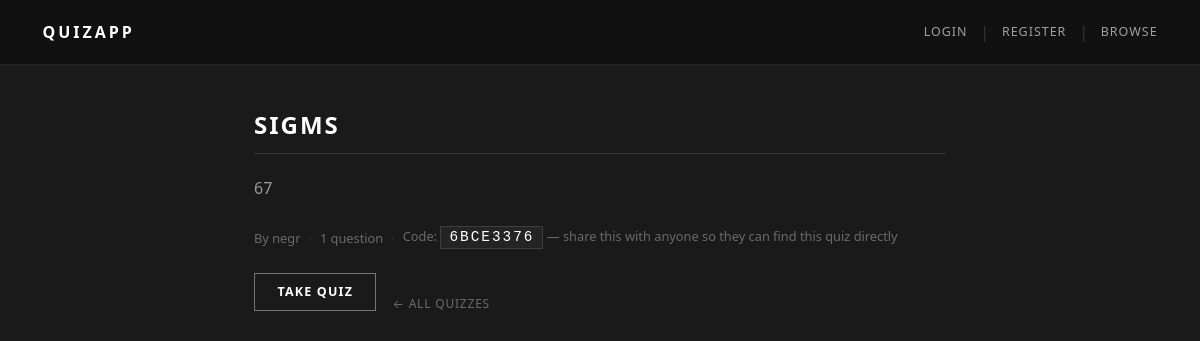
Page /quizzes/2/ on the earlier database version.
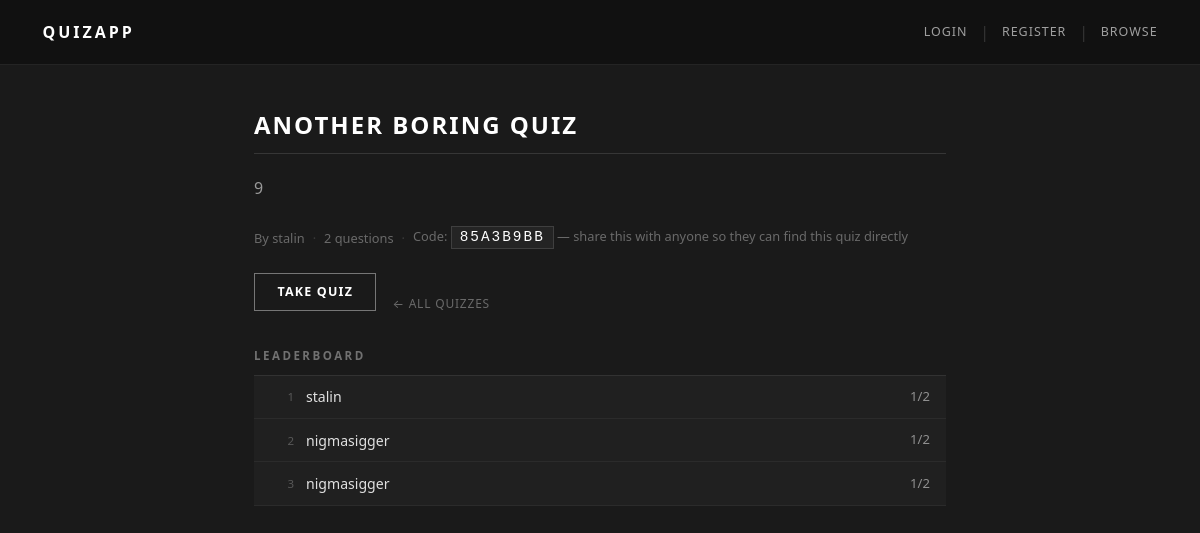
Same page on the later database version.
### quiz/models.py (models this page shows, shortened)
class Quiz(models.Model):
    title = models.CharField(max_length=200)
    description = models.TextField(blank=True)
    created_by = models.ForeignKey(User, on_delete=models.CASCADE, related_name='quizzes')
    created_at = models.DateTimeField(auto_now_add=True)
    invite_code = models.CharField(max_length=8, unique=True, null=True, blank=True)

class Participation(models.Model):
    user = models.ForeignKey(User, on_delete=models.CASCADE, related_name='participations')
    quiz = models.ForeignKey(Quiz, on_delete=models.CASCADE, related_name='participations')
    score = models.IntegerField(default=0)
    total = models.IntegerField(default=0)
    completed_at = models.DateTimeField(auto_now_add=True)

### quiz/views.py (the view)
# urls.py: path('quizzes/<int:quiz_id>/', views.quiz_detail, name='quiz_detail'),
def quiz_detail(request, quiz_id):
    quiz = get_object_or_404(Quiz, id=quiz_id)
    questions = quiz.questions.all()
    top_scores = (
        Participation.objects.filter(quiz=quiz)
        .select_related('user')
        .order_by('-score', 'completed_at')[:10]
    )
    can_edit = request.user.is_authenticated and (
        request.user == quiz.created_by or request.user.is_staff
    )
    return render(request, 'quiz/quiz_detail.html', {
        'quiz': quiz,
        'questions': questions,
        'top_scores': top_scores,
        'can_edit': can_edit,
    })

### quiz/templates/quiz/quiz_detail.html (shortened to what this page needs)
{% extends 'quiz/base.html' %}
{% block content %}
<h1>{{ quiz.title }}</h1>
<p class="quiz-description">{{ quiz.description }}</p>
<div class="quiz-meta">
    <span>By {{ quiz.created_by.username }}</span>
    <span class="sep">·</span>
    <span>{{ questions.count }} question{{ questions.count|pluralize }}</span>
    <span class="sep">·</span>
    <span>Code: <code class="invite-code">{{ quiz.invite_code }}</code> <span class="invite-hint">— share this with anyone so they can find this quiz directly</span></span>
</div>
<div class="action-row mt-1">
    <a href="{% url 'take_quiz' quiz.id %}" class="btn">Take Quiz</a>
    <a href="{% url 'quiz_list' %}" class="back-link">All Quizzes</a>
</div>
{% if top_scores %}
<h2>Leaderboard</h2>
<ol class="leaderboard">
    {% for p in top_scores %}
    <li class="{% if user.is_authenticated and p.user == user %}lb-mine{% endif %}">
        <span class="lb-rank">{{ forloop.counter }}</span>
        <span class="lb-user">{{ p.user.username }}</span>
        <span class="lb-score">{{ p.score }}{% if p.total %}/{{ p.total }}{% endif %}</span>
    </li>
    {% endfor %}
</ol>
{% endif %}
{% endblock %}

### quiz/templates/quiz/base.html (shortened to what this page needs)
{% load static %}
<!DOCTYPE html>
<html lang="en">
<head>
    <link rel="stylesheet" href="{% static 'css/style.css' %}">
</head>
<body>
    <nav>
        <a href="{% url 'home' %}" class="brand">QuizApp</a>
        <div class="nav-links">
            {% if user.is_authenticated %}
                <a href="{% url 'create_quiz' %}">+ New Quiz</a>
                <span class="sep">|</span>
                <a href="{% url 'profile' %}">{{ user.username }}</a>
                <span class="sep">|</span>
                <form method="post" action="{% url 'logout' %}" style="display:inline">
                    {% csrf_token %}
                    <button type="submit" class="nav-logout-btn">Logout</button>
                </form>
            {% else %}
                <a href="{% url 'login' %}">Login</a>
                <span class="sep">|</span>
                <a href="{% url 'signup' %}">Register</a>
            {% endif %}
            <span class="sep">|</span>
            <a href="{% url 'quiz_list' %}">Browse</a>
        </div>
    </nav>
    <div class="container">
        {% block content %}{% endblock %}
    </div>
</body>
</html>

### static/css/style.css (style rules this page uses)
*, *::before, *::after { box-sizing: border-box; margin: 0; padding: 0; }
body { background-color: #1a1a1a; color: #e0e0e0; font-family: 'Segoe UI', system-ui, -apple-system, sans-serif; line-height: 1.65; min-height: 100vh; }
nav { background-color: #111111; padding: 0.875rem 2rem; display: flex; align-items: center; justify-content: space-between; border-bottom: 1px solid rgba(255, 255, 255, 0.08); }
nav .brand { color: #ffffff; font-size: 1rem; font-weight: 700; letter-spacing: 3px; text-transform: uppercase; text-decoration: none; }
.nav-links { display: flex; align-items: center; gap: 0.15rem; }
nav a { color: rgba(255, 255, 255, 0.6); text-decoration: none; font-size: 0.78rem; letter-spacing: 1px; text-transform: uppercase; padding: 0.3rem 0.65rem; transition: color 0.15s, background 0.15s; }
.sep { color: rgba(255, 255, 255, 0.15); user-select: none; }
.container { max-width: 740px; margin: 2.5rem auto; padding: 0 1.5rem; }
h1 { font-size: 1.5rem; color: #ffffff; margin-bottom: 1.25rem; padding-bottom: 0.55rem; border-bottom: 1px solid rgba(255, 255, 255, 0.12); text-transform: uppercase; letter-spacing: 2px; font-weight: 700; }
h2 { font-size: 0.72rem; color: rgba(255, 255, 255, 0.38); margin: 2rem 0 0.6rem; text-transform: uppercase; letter-spacing: 2.5px; font-weight: 600; }
p { margin-bottom: 0.85rem; color: #aaaaaa; }
a { color: rgba(255, 255, 255, 0.75); text-decoration: none; }
.back-link { display: inline-block; margin-top: 1.5rem; font-size: 0.75rem; color: rgba(255, 255, 255, 0.35); letter-spacing: 0.8px; text-transform: uppercase; }
.back-link::before { content: '← '; }
.btn { display: inline-block; background-color: transparent; color: #ffffff; border: 1px solid rgba(255, 255, 255, 0.4); padding: 0.5rem 1.4rem; font-size: 0.78rem; font-family: inherit; cursor: pointer; text-decoration: none; letter-spacing: 1.2px; text-transform: uppercase; font-weight: 600; transition: background-color 0.15s, border-color 0.15s; }
.quiz-meta { font-size: 0.8rem; color: rgba(255,255,255,0.35); margin-bottom: 1.25rem; display: flex; align-items: center; gap: 0.5rem; flex-wrap: wrap; }
.invite-code { background: #242424; border: 1px solid rgba(255,255,255,0.12); padding: 0.15rem 0.5rem; font-family: monospace; font-size: 0.9rem; color: #ffffff; letter-spacing: 2px; }
.leaderboard { list-style: none; padding: 0; margin-bottom: 1.5rem; counter-reset: none; }
.leaderboard li { display: flex; align-items: center; gap: 0.75rem; padding: 0.6rem 1rem; border-bottom: 1px solid rgba(255,255,255,0.05); background: #202020; font-size: 0.88rem; }
.leaderboard li:first-child { border-top: 1px solid rgba(255,255,255,0.08); }
.lb-rank { color: rgba(255,255,255,0.25); font-size: 0.72rem; width: 1.5rem; text-align: right; flex-shrink: 0; }
.lb-user { flex: 1; color: #e0e0e0; }
.lb-score { color: rgba(255,255,255,0.5); font-size: 0.82rem; font-variant-numeric: tabular-nums; }
.quiz-description { color: #999999; margin-bottom: 1.5rem; line-height: 1.75; }
.action-row { display: flex; gap: 1rem; align-items: center; flex-wrap: wrap; }
.mt-1 { margin-top: 1rem; }

Differences in the rows shown:
changed Quiz: title "SIGMS" → "ANOTHER BORING QUIZ"; description "67" → "9"; created_by.username "negr" → "stalin"; count "1" → "2"; invite_code "6BCE3376" → "85A3B9BB"
added Participation: user.username "stalin", score "1", total "2"
added Participation: user.username "nigmasigger", score "1", total "2"
added Participation: user.username "nigmasigger", score "1", total "2"
Other differences:
text now shown: "LEADERBOARD"
